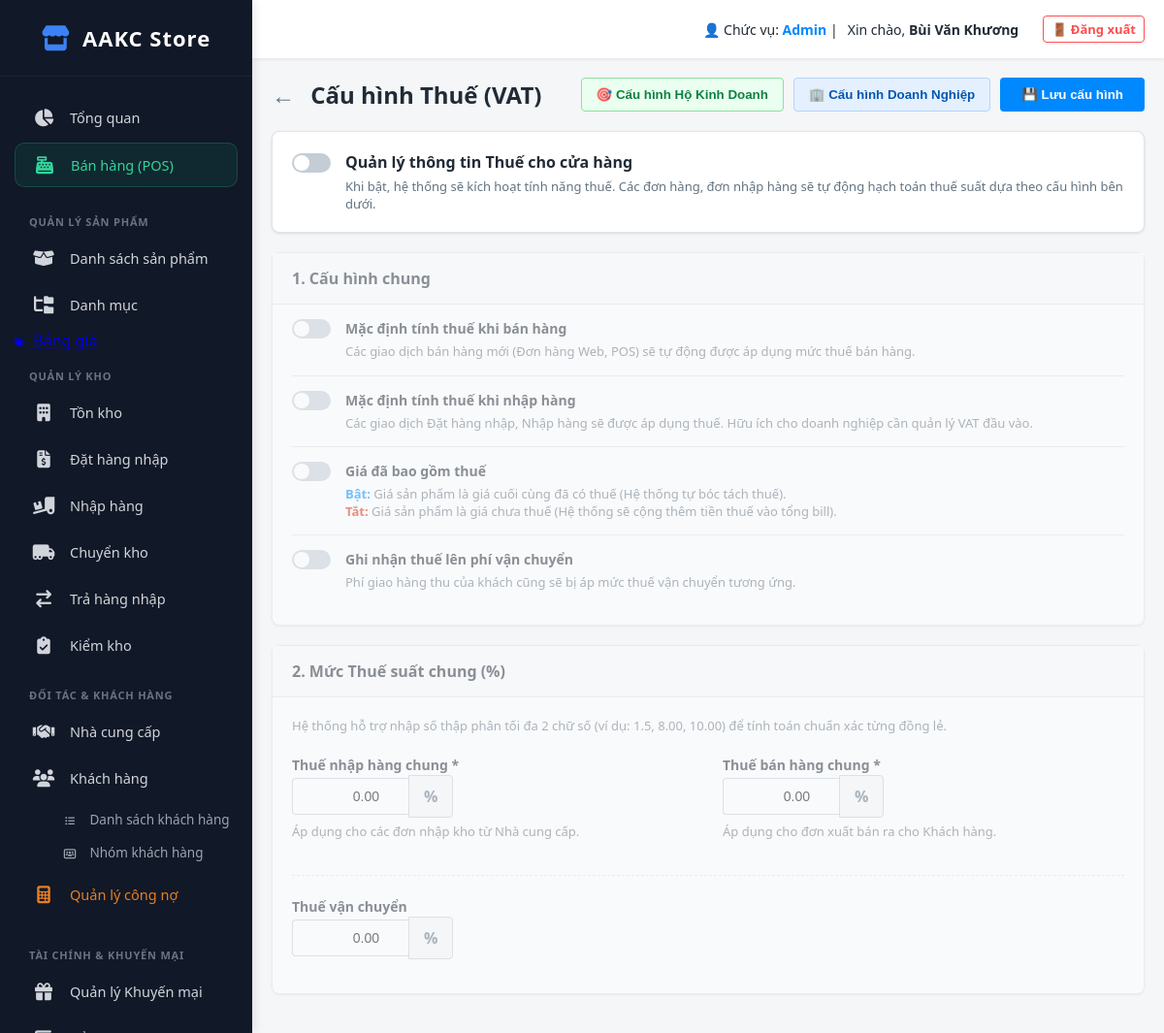
The app's page /index.php?action=tax_settings (signed in), older data.
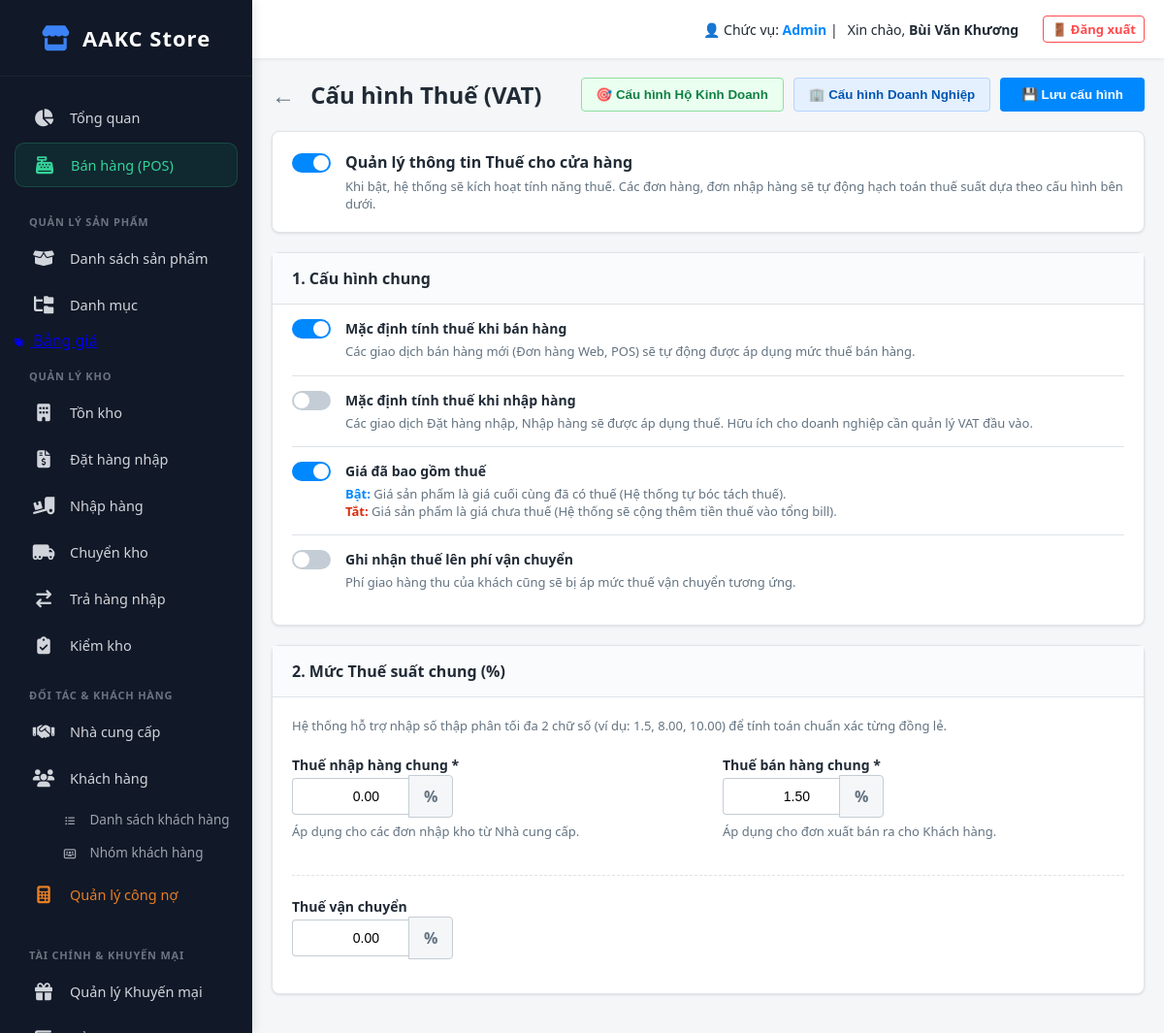
The same page, newer data.
### tables this page shows
CREATE TABLE `tax_settings` (
  `id` int(11) NOT NULL,
  `is_tax_enabled` tinyint(1) DEFAULT 0 COMMENT 'Quản lý thông tin thuế',
  `default_tax_sales` tinyint(1) DEFAULT 1 COMMENT 'Mặc định tính thuế bán hàng',
  `default_tax_purchases` tinyint(1) DEFAULT 0 COMMENT 'Mặc định tính thuế nhập hàng',
  `price_includes_tax` tinyint(1) DEFAULT 1 COMMENT 'Giá đã bao gồm thuế',
  `tax_on_shipping` tinyint(1) DEFAULT 0 COMMENT 'Ghi nhận thuế lên phí vận chuyển',
  `general_purchase_tax_rate` decimal(5,2) DEFAULT 0.00 COMMENT 'Thuế nhập hàng (%)',
  `general_sales_tax_rate` decimal(5,2) DEFAULT 0.00 COMMENT 'Thuế bán hàng (%)',
  `shipping_tax_rate` decimal(5,2) DEFAULT 0.00 COMMENT 'Thuế vận chuyển (%)',
  `updated_at` timestamp NOT NULL DEFAULT current_timestamp() ON UPDATE current_timestamp()
);

### app/controllers/TaxSettingController.php (called while the page is built, shortened)
<?php
class TaxSettingController
{
    public function index()
    {
        $db = (new Database())->getConnection();
        $stmt = $db->query("SELECT * FROM tax_settings WHERE id = 1");
        $tax = $stmt->fetch(PDO::FETCH_ASSOC);
        if (!$tax) {
            $db->query("INSERT INTO tax_settings (id) VALUES (1)");
            $stmt = $db->query("SELECT * FROM tax_settings WHERE id = 1");
            $tax = $stmt->fetch(PDO::FETCH_ASSOC);
        }
        require_once __DIR__ . '/../views/settings/tax_settings.php';
    }
}

### public/index.php (called while the page is built, shortened)
<?php
$app = new App();

### app/views/settings/tax_settings.php (the view, shortened to what the changed rows need)
<?php require_once __DIR__ . '/../layout/header.php'; ?>
<div class="v3-header">
    <div class="v3-title"><a href="index.php?action=settings_hub" style="text-decoration:none; color:#637381; margin-right:10px;">←</a> Cấu hình Thuế (VAT)</div>
    <div style="display: flex; gap: 10px;">
        <button type="button" class="btn-outline" style="color: #108043; border-color: #8ce09f; background: #eafff0;" onclick="applyPreset('hkd')">🎯 Cấu hình Hộ Kinh Doanh</button>
        <button type="button" class="btn-outline" style="color: #0056b3; border-color: #b3d4ff; background: #e5f0ff;" onclick="applyPreset('dn')">🏢 Cấu hình Doanh Nghiệp</button>
        <button type="button" class="btn-primary" onclick="document.getElementById('frm_tax').submit()">💾 Lưu cấu hình</button>
    </div>
</div>
<form id="frm_tax" action="index.php?action=update_tax_settings" method="POST">
    <div class="v3-card">
        <div class="card-body">
            <div class="toggle-row" style="border:none; padding:0;">
                <label class="switch" style="margin-top: 2px;">
                    <span class="slider"></span>
                </label>
                <div>
                    <div class="toggle-title" style="font-size: 16px;">Quản lý thông tin Thuế cho cửa hàng</div>
                    <p class="toggle-desc">Khi bật, hệ thống sẽ kích hoạt tính năng thuế. Các đơn hàng, đơn nhập hàng sẽ tự động hạch toán thuế suất dựa theo cấu hình bên dưới.</p>
                </div>
            </div>
        </div>
    </div>
    <div id="tax_settings_wrapper" class="<?php echo ($tax['is_tax_enabled'] ?? 0) == 0 ? 'disabled-overlay' : ''; ?>">
        <div class="v3-card">
            <div class="card-header">1. Cấu hình chung</div>
            <div class="card-body" style="padding-top: 0;">
                <div class="toggle-row">
                    <label class="switch"><input type="checkbox" name="default_tax_sales" id="default_tax_sales" value="1" <?php echo ($tax['default_tax_sales'] ?? 0) == 1 ? 'checked' : ''; ?>><span class="slider"></span></label>
                    <div>
                        <div class="toggle-title">Mặc định tính thuế khi bán hàng</div>
                        <p class="toggle-desc">Các giao dịch bán hàng mới (Đơn hàng Web, POS) sẽ tự động được áp dụng mức thuế bán hàng.</p>
                    </div>
                </div>
                <div class="toggle-row">
                    <label class="switch"><span class="slider"></span></label>
                    <div>
                        <div class="toggle-title">Mặc định tính thuế khi nhập hàng</div>
                        <p class="toggle-desc">Các giao dịch Đặt hàng nhập, Nhập hàng sẽ được áp dụng thuế. Hữu ích cho doanh nghiệp cần quản lý VAT đầu vào.</p>
                    </div>
                </div>
                <div class="toggle-row">
                    <label class="switch"><input type="checkbox" name="price_includes_tax" id="price_includes_tax" value="1" <?php echo ($tax['price_includes_tax'] ?? 0) == 1 ? 'checked' : ''; ?>><span class="slider"></span></label>
                    <div>
                        <div class="toggle-title">Giá đã bao gồm thuế</div>
                        <p class="toggle-desc">
                            <b style="color:#0088ff;">Bật:</b> Giá sản phẩm là giá cuối cùng đã có thuế (Hệ thống tự bóc tách thuế).<br>
                            <b style="color:#d82c0d;">Tắt:</b> Giá sản phẩm là giá chưa thuế (Hệ thống sẽ cộng thêm tiền thuế vào tổng bill).
                        </p>
                    </div>
                </div>
                <div class="toggle-row">
                    <label class="switch"><input type="checkbox" name="tax_on_shipping" id="tax_on_shipping" value="1" <?php echo ($tax['tax_on_shipping'] ?? 0) == 1 ? 'checked' : ''; ?>><span class="slider"></span></label>
                    <div>
                        <div class="toggle-title">Ghi nhận thuế lên phí vận chuyển</div>
                        <p class="toggle-desc">Phí giao hàng thu của khách cũng sẽ bị áp mức thuế vận chuyển tương ứng.</p>
                    </div>
                </div>
            </div>
        </div>
        <div class="v3-card">
            <div class="card-header">2. Mức Thuế suất chung (%)</div>
            <div class="card-body">
                <p style="font-size: 13px; color: #637381; margin-bottom: 20px;">Hệ thống hỗ trợ nhập số thập phân tối đa 2 chữ số (ví dụ: 1.5, 8.00, 10.00) để tính toán chuẩn xác từng đồng lẻ.</p>
                <div style="display: grid; grid-template-columns: 1fr 1fr; gap: 30px;">
                    <div>
                        <div class="form-group">
                            <label class="toggle-title">Thuế nhập hàng chung <span>*</span></label>
                            <div class="input-group">
                                <input type="number" step="0.01" name="general_purchase_tax_rate" id="general_purchase_tax_rate" class="form-control" value="<?php echo number_format($tax['general_purchase_tax_rate'] ?? 0, 2, '.', ''); ?>" required>
                                <div class="input-group-text">%</div>
                            </div>
                            <p class="toggle-desc" style="margin-top: 5px;">Áp dụng cho các đơn nhập kho từ Nhà cung cấp.</p>
                        </div>
                    </div>
                    <div>
                        <div class="form-group">
                            <label class="toggle-title">Thuế bán hàng chung <span>*</span></label>
                            <div class="input-group">
                                <input type="number" step="0.01" name="general_sales_tax_rate" id="general_sales_tax_rate" class="form-control" value="<?php echo number_format($tax['general_sales_tax_rate'] ?? 0, 2, '.', ''); ?>" required>
                                <div class="input-group-text">%</div>
                            </div>
                            <p class="toggle-desc" style="margin-top: 5px;">Áp dụng cho đơn xuất bán ra cho Khách hàng.</p>
                        </div>
                    </div>
                </div>
                <hr style="border: 0; border-top: 1px dashed #dfe3e8; margin: 20px 0;">
                <div class="form-group" style="width: 50%;">
                    <label class="toggle-title">Thuế vận chuyển</label>
                    <div class="input-group">
                        <input type="number" step="0.01" name="shipping_tax_rate" id="shipping_tax_rate" class="form-control" value="<?php echo number_format($tax['shipping_tax_rate'] ?? 0, 2, '.', ''); ?>">
                        <div class="input-group-text">%</div>
                    </div>
                </div>
            </div>
        </div>
    </div>
</form>
<?php require_once __DIR__ . '/../layout/footer.php'; ?>

Row changes from the older to the newer data that the page shows:
added tax_settings: general_purchase_tax_rate "0.00", general_sales_tax_rate "1.50", shipping_tax_rate "0.00"
Text that changed along with them:
form field general_purchase_tax_rate: "0.00" → (not shown)
form field general_sales_tax_rate: "0.00" → (not shown)
form field shipping_tax_rate: "0.00" → (not shown)
